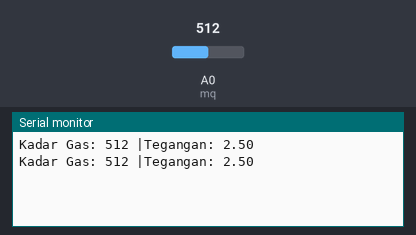
A sketch run on a simulated Arduino Uno, built with avr-gcc and run on an emulated ATmega328P. On the bench: the last lines printed to the serial monitor. The inputs (shaded band) are chosen by the test bench; at power-on: A0 (mq) = 512.

Above: at 1.8 s.
1.9 s: A0 (mq) set to 716
At 2.8 s:
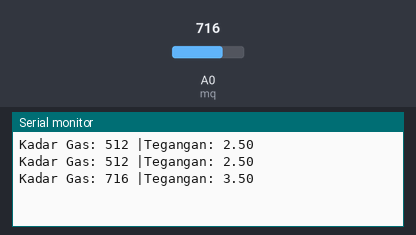
3.4 s: A0 (mq) set to 900
At 4.8 s:
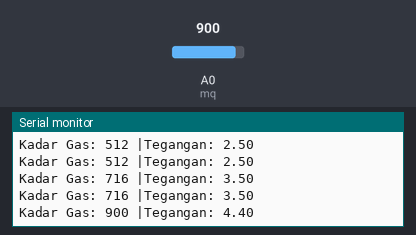
Timing chart, 0 to 6.4 s (numbered marks = the images above; inputs shaded):
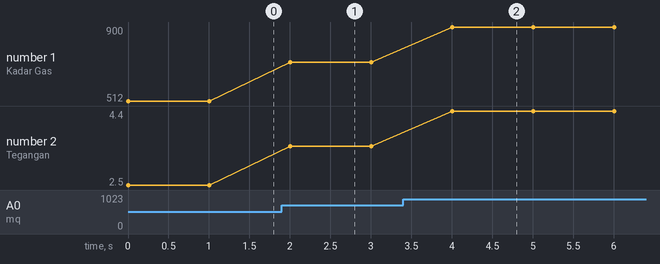

The sketch:

mq135.ino
```cpp
const int mq = A0;

void setup(){
  Serial.begin(9600);
}

void loop(){
  int sensorValue = analogRead(mq);
  float voltage = sensorValue * (5.0 / 1023.0);

  Serial.print("Kadar Gas: ");
  Serial.print(sensorValue);
  Serial.print(" |Tegangan: ");
  Serial.println(voltage);
  delay(1000);
}
```

Measured:
- after the input at 1.9 s, the serial monitor: prints a new line after 0.10 s (image 1)
- after the input at 3.4 s, the serial monitor: prints a new line after 0.60 s (image 2)
- plotted number 1: 512 → 716 after the input at 1.9 s, 716 → 900 after the input at 3.4 s
- plotted number 2: 2.5 → 3.5 after the input at 1.9 s, 3.5 → 4.4 after the input at 3.4 s
